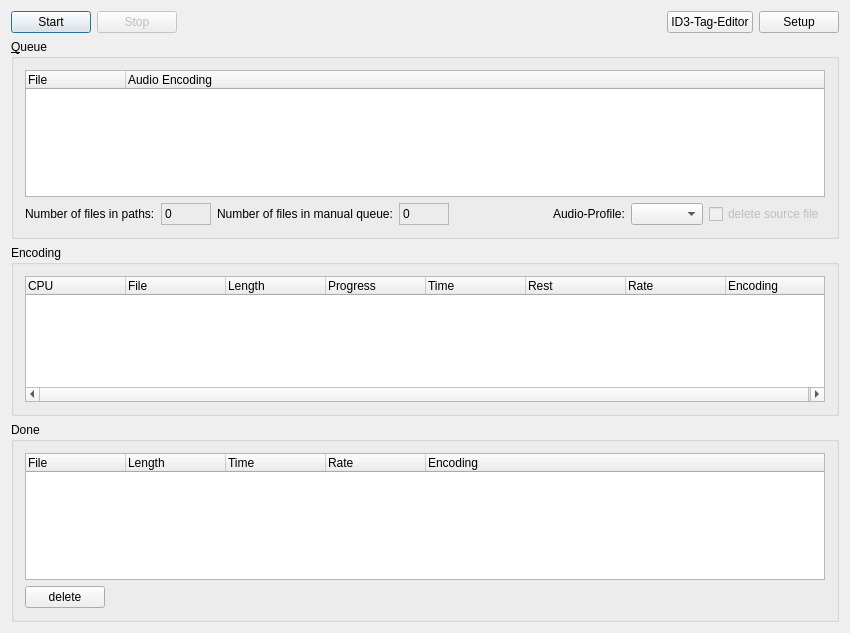
<?xml version="1.0" encoding="UTF-8"?>
<ui version="4.0">
 <class>mp3encodeClass</class>
 <widget class="QDialog" name="mp3encodeClass">
  <property name="geometry">
   <rect>
    <x>0</x>
    <y>0</y>
    <width>850</width>
    <height>633</height>
   </rect>
  </property>
  <property name="windowTitle">
   <string>mp3encode</string>
  </property>
  <property name="windowIcon">
   <iconset resource="../../../resource.qrc">
    <normaloff>:/icons/resourcen/mp3encoder.png</normaloff>:/icons/resourcen/mp3encoder.png</iconset>
  </property>
  <layout class="QVBoxLayout">
   <item>
    <layout class="QHBoxLayout">
     <item>
      <widget class="QPushButton" name="startButton">
       <property name="sizePolicy">
        <sizepolicy hsizetype="Minimum" vsizetype="Minimum">
         <horstretch>0</horstretch>
         <verstretch>0</verstretch>
        </sizepolicy>
       </property>
       <property name="text">
        <string>Start</string>
       </property>
       <property name="icon">
        <iconset resource="../../../resource.qrc">
         <normaloff>:/images/resourcen/player_play.png</normaloff>:/images/resourcen/player_play.png</iconset>
       </property>
       <property name="iconSize">
        <size>
         <width>16</width>
         <height>16</height>
        </size>
       </property>
      </widget>
     </item>
     <item>
      <widget class="QPushButton" name="stopButton">
       <property name="enabled">
        <bool>false</bool>
       </property>
       <property name="sizePolicy">
        <sizepolicy hsizetype="Minimum" vsizetype="Minimum">
         <horstretch>0</horstretch>
         <verstretch>0</verstretch>
        </sizepolicy>
       </property>
       <property name="text">
        <string>Stop</string>
       </property>
       <property name="icon">
        <iconset resource="../../../resource.qrc">
         <normaloff>:/images/resourcen/cancel.png</normaloff>:/images/resourcen/cancel.png</iconset>
       </property>
       <property name="iconSize">
        <size>
         <width>16</width>
         <height>16</height>
        </size>
       </property>
      </widget>
     </item>
     <item>
      <spacer>
       <property name="orientation">
        <enum>Qt::Horizontal</enum>
       </property>
       <property name="sizeHint" stdset="0">
        <size>
         <width>40</width>
         <height>20</height>
        </size>
       </property>
      </spacer>
     </item>
     <item>
      <widget class="QPushButton" name="id3tagEditorButton">
       <property name="text">
        <string>ID3-Tag-Editor</string>
       </property>
      </widget>
     </item>
     <item>
      <widget class="QPushButton" name="setupButton">
       <property name="sizePolicy">
        <sizepolicy hsizetype="Minimum" vsizetype="Minimum">
         <horstretch>0</horstretch>
         <verstretch>0</verstretch>
        </sizepolicy>
       </property>
       <property name="text">
        <string>Setup</string>
       </property>
       <property name="icon">
        <iconset resource="../../../resource.qrc">
         <normaloff>:/images/resourcen/configure.png</normaloff>:/images/resourcen/configure.png</iconset>
       </property>
       <property name="iconSize">
        <size>
         <width>16</width>
         <height>16</height>
        </size>
       </property>
      </widget>
     </item>
    </layout>
   </item>
   <item>
    <widget class="QGroupBox" name="groupBox_3">
     <property name="title">
      <string>&amp;Queue</string>
     </property>
     <property name="flat">
      <bool>false</bool>
     </property>
     <property name="checkable">
      <bool>false</bool>
     </property>
     <layout class="QVBoxLayout" name="verticalLayout_3">
      <item>
       <widget class="QTreeWidget" name="QueueTreeWidget">
        <property name="dragDropMode">
         <enum>QAbstractItemView::DropOnly</enum>
        </property>
        <property name="alternatingRowColors">
         <bool>true</bool>
        </property>
        <property name="selectionMode">
         <enum>QAbstractItemView::ExtendedSelection</enum>
        </property>
        <property name="rootIsDecorated">
         <bool>false</bool>
        </property>
        <property name="itemsExpandable">
         <bool>false</bool>
        </property>
        <column>
         <property name="text">
          <string>File</string>
         </property>
        </column>
        <column>
         <property name="text">
          <string>Audio Encoding</string>
         </property>
        </column>
       </widget>
      </item>
      <item>
       <layout class="QHBoxLayout">
        <item>
         <widget class="QLabel" name="label">
          <property name="sizePolicy">
           <sizepolicy hsizetype="Preferred" vsizetype="Minimum">
            <horstretch>0</horstretch>
            <verstretch>0</verstretch>
           </sizepolicy>
          </property>
          <property name="text">
           <string>Number of files in paths:</string>
          </property>
         </widget>
        </item>
        <item>
         <widget class="QLabel" name="numFiles">
          <property name="sizePolicy">
           <sizepolicy hsizetype="Preferred" vsizetype="Minimum">
            <horstretch>0</horstretch>
            <verstretch>0</verstretch>
           </sizepolicy>
          </property>
          <property name="minimumSize">
           <size>
            <width>50</width>
            <height>0</height>
           </size>
          </property>
          <property name="frameShape">
           <enum>QFrame::StyledPanel</enum>
          </property>
          <property name="frameShadow">
           <enum>QFrame::Sunken</enum>
          </property>
          <property name="text">
           <string>0</string>
          </property>
         </widget>
        </item>
        <item>
         <widget class="QLabel" name="label_2">
          <property name="sizePolicy">
           <sizepolicy hsizetype="Preferred" vsizetype="Minimum">
            <horstretch>0</horstretch>
            <verstretch>0</verstretch>
           </sizepolicy>
          </property>
          <property name="text">
           <string>Number of files in manual queue:</string>
          </property>
         </widget>
        </item>
        <item>
         <widget class="QLabel" name="numQueue">
          <property name="sizePolicy">
           <sizepolicy hsizetype="Preferred" vsizetype="Minimum">
            <horstretch>0</horstretch>
            <verstretch>0</verstretch>
           </sizepolicy>
          </property>
          <property name="minimumSize">
           <size>
            <width>50</width>
            <height>0</height>
           </size>
          </property>
          <property name="frameShape">
           <enum>QFrame::StyledPanel</enum>
          </property>
          <property name="frameShadow">
           <enum>QFrame::Sunken</enum>
          </property>
          <property name="text">
           <string>0</string>
          </property>
         </widget>
        </item>
        <item>
         <spacer>
          <property name="orientation">
           <enum>Qt::Horizontal</enum>
          </property>
          <property name="sizeHint" stdset="0">
           <size>
            <width>40</width>
            <height>20</height>
           </size>
          </property>
         </spacer>
        </item>
        <item>
         <widget class="QLabel" name="label_3">
          <property name="text">
           <string>Audio-Profile:</string>
          </property>
         </widget>
        </item>
        <item>
         <widget class="QComboBox" name="audioProfileComboBox"/>
        </item>
        <item>
         <widget class="QCheckBox" name="deleteSourceCheckBox">
          <property name="enabled">
           <bool>false</bool>
          </property>
          <property name="text">
           <string>delete source file</string>
          </property>
         </widget>
        </item>
       </layout>
      </item>
     </layout>
    </widget>
   </item>
   <item>
    <widget class="QGroupBox" name="groupBox_2">
     <property name="title">
      <string>Encoding</string>
     </property>
     <layout class="QVBoxLayout" name="verticalLayout_2">
      <item>
       <widget class="QTreeWidget" name="Progress">
        <property name="sizePolicy">
         <sizepolicy hsizetype="Expanding" vsizetype="Fixed">
          <horstretch>0</horstretch>
          <verstretch>0</verstretch>
         </sizepolicy>
        </property>
        <property name="minimumSize">
         <size>
          <width>0</width>
          <height>100</height>
         </size>
        </property>
        <property name="alternatingRowColors">
         <bool>true</bool>
        </property>
        <property name="rootIsDecorated">
         <bool>false</bool>
        </property>
        <property name="itemsExpandable">
         <bool>false</bool>
        </property>
        <column>
         <property name="text">
          <string>CPU</string>
         </property>
        </column>
        <column>
         <property name="text">
          <string>File</string>
         </property>
        </column>
        <column>
         <property name="text">
          <string>Length</string>
         </property>
        </column>
        <column>
         <property name="text">
          <string>Progress</string>
         </property>
        </column>
        <column>
         <property name="text">
          <string>Time</string>
         </property>
        </column>
        <column>
         <property name="text">
          <string>Rest</string>
         </property>
        </column>
        <column>
         <property name="text">
          <string>Rate</string>
         </property>
        </column>
        <column>
         <property name="text">
          <string>Encoding</string>
         </property>
        </column>
       </widget>
      </item>
     </layout>
    </widget>
   </item>
   <item>
    <widget class="QGroupBox" name="groupBox">
     <property name="title">
      <string>Done</string>
     </property>
     <layout class="QVBoxLayout" name="verticalLayout">
      <item>
       <widget class="QTreeWidget" name="Done">
        <property name="sizePolicy">
         <sizepolicy hsizetype="Expanding" vsizetype="Expanding">
          <horstretch>0</horstretch>
          <verstretch>0</verstretch>
         </sizepolicy>
        </property>
        <property name="minimumSize">
         <size>
          <width>0</width>
          <height>100</height>
         </size>
        </property>
        <property name="midLineWidth">
         <number>1</number>
        </property>
        <property name="alternatingRowColors">
         <bool>true</bool>
        </property>
        <property name="rootIsDecorated">
         <bool>false</bool>
        </property>
        <property name="itemsExpandable">
         <bool>false</bool>
        </property>
        <column>
         <property name="text">
          <string>File</string>
         </property>
        </column>
        <column>
         <property name="text">
          <string>Length</string>
         </property>
        </column>
        <column>
         <property name="text">
          <string>Time</string>
         </property>
        </column>
        <column>
         <property name="text">
          <string>Rate</string>
         </property>
        </column>
        <column>
         <property name="text">
          <string>Encoding</string>
         </property>
        </column>
       </widget>
      </item>
      <item>
       <layout class="QHBoxLayout">
        <item>
         <widget class="QPushButton" name="clearButton">
          <property name="text">
           <string>delete</string>
          </property>
          <property name="icon">
           <iconset resource="../../../resource.qrc">
            <normaloff>:/images/resourcen/emptytrash.png</normaloff>:/images/resourcen/emptytrash.png</iconset>
          </property>
          <property name="iconSize">
           <size>
            <width>16</width>
            <height>16</height>
           </size>
          </property>
         </widget>
        </item>
        <item>
         <spacer>
          <property name="orientation">
           <enum>Qt::Horizontal</enum>
          </property>
          <property name="sizeHint" stdset="0">
           <size>
            <width>40</width>
            <height>20</height>
           </size>
          </property>
         </spacer>
        </item>
       </layout>
      </item>
     </layout>
    </widget>
   </item>
  </layout>
 </widget>
 <layoutdefault spacing="6" margin="11"/>
 <resources>
  <include location="../../../resource.qrc"/>
 </resources>
 <connections/>
</ui>
